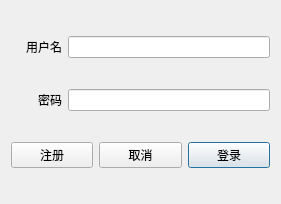
<?xml version="1.0" encoding="UTF-8"?>
<ui version="4.0">
 <class>LoginWidget</class>
 <widget class="QWidget" name="LoginWidget">
  <property name="geometry">
   <rect>
    <x>0</x>
    <y>0</y>
    <width>281</width>
    <height>204</height>
   </rect>
  </property>
  <property name="windowTitle">
   <string>Form</string>
  </property>
  <layout class="QVBoxLayout" name="verticalLayout">
   <item>
    <layout class="QHBoxLayout" name="horizontalLayout" stretch="1,4">
     <item>
      <widget class="QLabel" name="label">
       <property name="text">
        <string>用户名</string>
       </property>
       <property name="alignment">
        <set>Qt::AlignRight|Qt::AlignTrailing|Qt::AlignVCenter</set>
       </property>
      </widget>
     </item>
     <item>
      <widget class="QLineEdit" name="lineEdit"/>
     </item>
    </layout>
   </item>
   <item>
    <layout class="QHBoxLayout" name="horizontalLayout_3" stretch="1,4">
     <item>
      <widget class="QLabel" name="label_2">
       <property name="text">
        <string>密码</string>
       </property>
       <property name="alignment">
        <set>Qt::AlignRight|Qt::AlignTrailing|Qt::AlignVCenter</set>
       </property>
      </widget>
     </item>
     <item>
      <widget class="QLineEdit" name="lineEdit_2"/>
     </item>
    </layout>
   </item>
   <item>
    <layout class="QHBoxLayout" name="horizontalLayout_4">
     <item>
      <widget class="QPushButton" name="pushButton_3">
       <property name="text">
        <string>注册</string>
       </property>
      </widget>
     </item>
     <item>
      <widget class="QPushButton" name="pushButton_2">
       <property name="text">
        <string>取消</string>
       </property>
      </widget>
     </item>
     <item>
      <widget class="QPushButton" name="pushButton">
       <property name="text">
        <string>登录</string>
       </property>
       <property name="autoDefault">
        <bool>false</bool>
       </property>
       <property name="default">
        <bool>true</bool>
       </property>
      </widget>
     </item>
    </layout>
   </item>
  </layout>
 </widget>
 <resources/>
 <connections/>
</ui>
